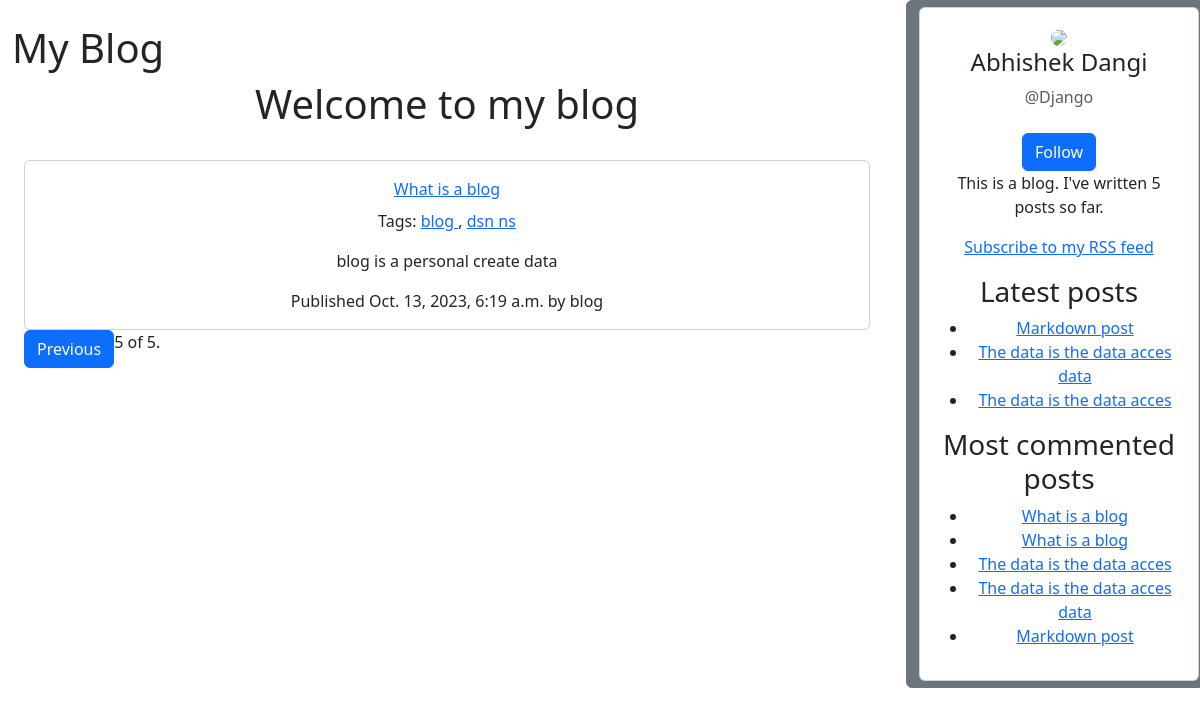
The app's page /blog/?page=5 with its own data.
### blog/models.py (models this page shows, shortened)
class Post(models.Model):
     class Status(models.TextChoices):
          DRAFT = 'DF', 'Draft'
          PUBLISHED = 'PB', 'Published'
     title = models.CharField(max_length=250)
     slug = models.SlugField(max_length=250, unique_for_date='publish')
     author = models.ForeignKey(User, on_delete=models.CASCADE, related_name='blog_posts')
     body = models.TextField()
     publish = models.DateTimeField(default=timezone.now)
     created = models.DateTimeField(auto_now_add=True)
     updated = models.DateTimeField(auto_now=True)
     status = models.CharField(max_length=2, choices=Status.choices, default=Status.DRAFT)
     objects = models.Manager() # The default manager.
     published = PublishedManager()
     tags = TaggableManager()
     class Meta:
          ordering = ["-publish"]
          indexes = [
          models.Index(fields=["-publish"]),
          ]
     def get_absolute_url(self):
          return reverse('blog:post_detail', args=[self.publish.year, self.publish.month,self.publish.day,self.slug])

### blog/views.py (the view)
# urls.py: path("", views.post_list, name="post_list"),
def post_list(request, tag_slug=None):
    post_list = Post.published.all()
    tag = None
    if tag_slug:
        tag = get_object_or_404(Tag, slug=tag_slug)
        post_list = post_list.filter(tags__in=[tag])
    paginator = Paginator(post_list, 1)
    page_number = request.GET.get("page", 1)
    try:
        posts = paginator.page(page_number)
    except PageNotAnInteger:
        posts = paginator.page(1)
    except EmptyPage:
        posts = paginator.page(paginator.num_pages)
    return render(request, "blog/post/list.html", {"posts": posts, "tag": tag})

### blog/models.py (called while the page is built)
     def get_queryset(self):
          return super().get_queryset()\
               .filter(status=Post.Status.PUBLISHED)

### blog/templatetags/blog_tags.py (called while the page is built)
@register.simple_tag
def total_posts():
    return Post.published.count()

@register.inclusion_tag('blog/post/latest_posts.html')
def show_latest_posts(count=5):
     latest_posts = Post.published.order_by('-publish')[:count]
     return {'latest_posts': latest_posts}

@register.simple_tag
def get_most_commented_posts(count=5):
     return Post.published.annotate(total_comments=Count('comments')).order_by('-total_comments')[:count]

@register.filter(name='markdown')
def markdown_format(text):
     return mark_safe(markdown.markdown(text))

### templates/blog/post/list.html (shortened to what this page needs)
{% extends "blog/base.html" %}
{% load blog_tags %}
{% block content %}
<div class="container text-center">
     <h1>Welcome to my blog</h1><br />
     {% for post in posts %}
     <div class="card card-body">
          <a class="card-title text-primary" href="{{ post.get_absolute_url }}">
               {{ post.title }}
          </a>
          <p class="tags">Tags:
               {% for tag in post.tags.all %}
               <a href="{% url 'blog:post_list_by_tag' tag.slug %}">
                    {{ tag.name }}
               </a>
               {% if not forloop.last %}, {% endif %}
               {% endfor %}
          </p>
          {{ post.body|markdown|truncatewords_html:30  }}
          <p class="card-text">
               Published {{ post.publish }} by {{ post.author }}
          </p>
     </div>
     {% endfor %}
</div>
{% include "pagination.html" with page=posts %}
{% endblock %}

### templates/blog/base.html (shortened to what this page needs)
{% load blog_tags %}
{% load static %}
<!doctype html>
<html lang="en">
<head>
     <link href="https://cdn.jsdelivr.net/npm/bootstrap@5.3.2/dist/css/bootstrap.min.css" rel="stylesheet"
>
</head>
<body>
     <div class="row">
          <div class="col-sm-9 p-4">
               <h1 class="">My Blog</h1>
               {% block content %}
               {% endblock %}
          </div>
          <div class="col-sm-3 btn btn-secondary">
               <div class="card">
                    <div class="card-body text-center">
                         <img src="https://mdbcdn.b-cdn.net/img/Photos/new-templates/bootstrap-chat/ava2-bg.webp"
                              class="rounded-circle img-fluid" style="width: 100px;" />
                         <h4 class="mb-2">Abhishek Dangi</h4>
                         <p class="text-muted mb-4">@Django</p>
                         <a href="#" class="btn btn-primary">Follow</a>
                         <p>This is a blog.
                              I've written {% total_posts %} posts so far.
                         </p>
                         <p>
                              <a href="{% url 'blog:post_feed' %}">
                                   Subscribe to my RSS feed
                              </a>
                         </p>
                         <h3>Latest posts</h3>
                         {% show_latest_posts 3 %}
                         <h3>Most commented posts</h3>
                         {% get_most_commented_posts as most_commented_posts %}
                         <ul>
                              {% for post in most_commented_posts %}
                              <li>
                                   <a href="{{ post.get_absolute_url }}">{{ post.title }}</a>
                              </li>
                              {% endfor %}
                    </div>
               </div>
          </div>
     </div>
</body>
</html>

### templates/blog/post/latest_posts.html
<ul>
     {% for post in latest_posts %}
     <li>
     <a href="{{ post.get_absolute_url }}">{{ post.title }}</a>
     </li>
     {% endfor %}
    </ul>

### records on screen
Post: title "What is a blog", body "blog is a personal create data", publish "Oct. 13, 2023, 6:19 a.m.", author "blog"
Tag: name "blog"
Tag: name "dsn ns"
Post: title "Markdown post"
Post: title "The data is the data acces data"
Post: title "The data is the data acces"
Post: title "What is a blog"

### other values on screen
{{ page.number }} "5"
{{ page.paginator.num_pages }} "5"
